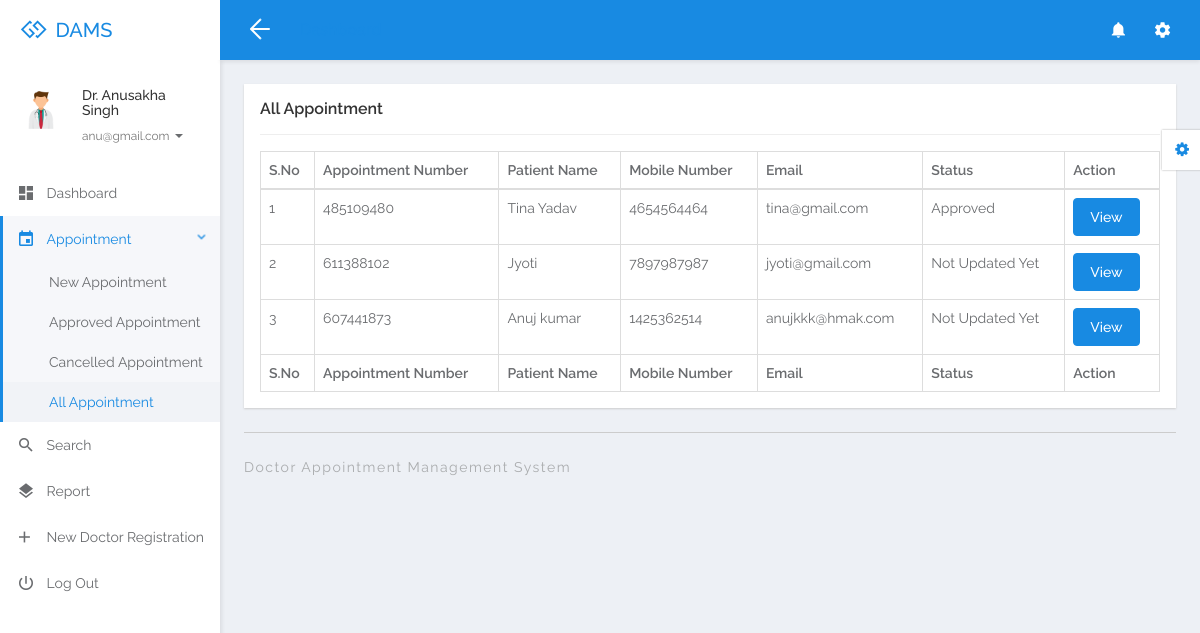
Screenshot of /doctor/all-appointment.php (signed in) with the database file from the repository.
### tables this page shows
CREATE TABLE `tbldoctor` (
  `ID` int(5) NOT NULL,
  `FullName` varchar(250) DEFAULT NULL,
  `MobileNumber` bigint(10) DEFAULT NULL,
  `Email` varchar(250) DEFAULT NULL,
  `Specialization` varchar(250) DEFAULT NULL,
  `Password` varchar(259) DEFAULT NULL,
  `CreationDate` timestamp NULL DEFAULT current_timestamp()
);

CREATE TABLE `tblappointment` (
  `ID` int(10) NOT NULL,
  `AppointmentNumber` int(10) DEFAULT NULL,
  `Name` varchar(250) DEFAULT NULL,
  `MobileNumber` bigint(20) DEFAULT NULL,
  `Email` varchar(250) DEFAULT NULL,
  `AppointmentDate` date DEFAULT NULL,
  `AppointmentTime` time DEFAULT NULL,
  `Specialization` varchar(250) DEFAULT NULL,
  `Doctor` int(10) DEFAULT NULL,
  `Message` mediumtext DEFAULT NULL,
  `ApplyDate` timestamp NULL DEFAULT current_timestamp(),
  `Remark` varchar(250) DEFAULT NULL,
  `Status` varchar(250) DEFAULT NULL,
  `UpdationDate` timestamp NULL DEFAULT NULL ON UPDATE current_timestamp()
);

### doctor/all-appointment.php (the view, shortened to what this page needs)
<?php
include('includes/dbconnection.php');
if (strlen($_SESSION['damsid']==0)) {
  header('location:logout.php');
  } else{
  ?>
<!DOCTYPE html>
<html lang="en">
<head>
	<link rel="stylesheet" href="libs/bower/font-awesome/css/font-awesome.min.css">
	<link rel="stylesheet" href="libs/bower/material-design-iconic-font/dist/css/material-design-iconic-font.css">
	<link rel="stylesheet" href="libs/bower/animate.css/animate.min.css">
	<link rel="stylesheet" href="libs/bower/fullcalendar/dist/fullcalendar.min.css">
	<link rel="stylesheet" href="libs/bower/perfect-scrollbar/css/perfect-scrollbar.css">
	<link rel="stylesheet" href="assets/css/bootstrap.css">
	<link rel="stylesheet" href="assets/css/core.css">
	<link rel="stylesheet" href="assets/css/app.css">
</head>
<body class="menubar-left menubar-unfold menubar-light theme-primary">
<?php include_once('includes/header.php');?>
<?php include_once('includes/sidebar.php');?>
<main id="app-main" class="app-main">
  <div class="wrap">
	<section class="app-content">
		<div class="row">
			<div class="col-md-12">
				<div class="widget">
					<header class="widget-header">
						<h4 class="widget-title">All Appointment</h4>
					</header>
					<hr class="widget-separator">
					<div class="widget-body">
						<div class="table-responsive">
							<table class="table table-bordered table-hover js-basic-example dataTable table-custom">
								<thead>
									<tr>
										<th>S.No</th>
										<th>Appointment Number</th>
										<th>Patient Name</th>
										<th>Mobile Number</th>
										<th>Email</th>
									<th>Status</th>
										<th>Action</th>
									</tr>
								</thead>
								<tbody>
                  <?php
              $docid=$_SESSION['damsid'];
$sql="SELECT * from  tblappointment where Doctor=:docid";
$query = $dbh -> prepare($sql);
$query-> bindParam(':docid', $docid, PDO::PARAM_STR);
$query->execute();
$results=$query->fetchAll(PDO::FETCH_OBJ);
$cnt=1;
if($query->rowCount() > 0)
{
foreach($results as $row)
{               ?>
									<tr>
										<td><?php echo htmlentities($cnt);?></td>
										<td><?php  echo htmlentities($row->AppointmentNumber);?></td>
										<td><?php  echo htmlentities($row->Name);?></td>
										<td><?php  echo htmlentities($row->MobileNumber);?></td>
										<td><?php  echo htmlentities($row->Email);?></td>
                                        <?php if($row->Status==""){ ?>
                     <td><?php echo "Not Updated Yet"; ?></td>
<?php } else { ?>                  <td><?php  echo htmlentities($row->Status);?>
                  </td>
                  <?php } ?>
										<td><a href="view-appointment-detail.php?editid=<?php echo htmlentities ($row->ID);?>&&aptid=<?php echo htmlentities ($row->AppointmentNumber);?>" class="btn btn-primary">View</a></td>
									</tr>
								 <?php $cnt=$cnt+1;}} ?>
								</tbody>
                  <tfoot>
                  <tr>
                  <th>S.No</th>
										<th>Appointment Number</th>
										<th>Patient Name</th>
										<th>Mobile Number</th>
										<th>Email</th>
										<th>Status</th>
										<th>Action</th>
                  </tr>
                </tfoot>
							</table>
						</div>
					</div>
				</div>
			</div>
		</div>
	</section>
</div>
  <?php include_once('includes/footer.php');?>
</main>
<?php include_once('includes/customizer.php');?>
</body>
</html>
<?php }  ?>

### doctor/includes/sidebar.php (shortened to what this page needs)
<aside id="menubar" class="menubar light">
  <div class="app-user">
    <div class="media">
      <div class="media-left">
        <div class="avatar avatar-md avatar-circle">
          <a href="javascript:void(0)"><img class="img-responsive" src="assets/images/doc-ava.png" alt="avatar"/></a>
        </div>
      </div>
      <div class="media-body">
        <div class="foldable">
          <?php
$eid=$_SESSION['damsid'];
$sql="SELECT FullName,Email from  tbldoctor where ID=:eid";
$query = $dbh -> prepare($sql);
$query->bindParam(':eid',$eid,PDO::PARAM_STR);
$query->execute();
$results=$query->fetchAll(PDO::FETCH_OBJ);
foreach($results as $row)
{
$email=$row->Email;
$fname=$row->FullName;
}   ?>
          <h5><a href="javascript:void(0)" class="username"><?php  echo $fname ;?></a></h5>
          <ul>
            <li class="dropdown">
              <a href="javascript:void(0)" class="dropdown-toggle usertitle" data-toggle="dropdown" aria-haspopup="true" aria-expanded="false">
                <small><?php  echo $email;?></small>
                <span class="caret"></span>
              </a>
            </li>
          </ul>
        </div>
      </div>
    </div>
  </div>
  <div class="menubar-scroll">
    <div class="menubar-scroll-inner">
      <ul class="app-menu">
        <li class="has-submenu">
          <a href="dashboard.php">
            <i class="menu-icon zmdi zmdi-view-dashboard zmdi-hc-lg"></i>
            <span class="menu-text">Dashboard</span>
          </a>
        </li>
       <li class="has-submenu">
          <a href="javascript:void(0)" class="submenu-toggle">
            <i class="menu-icon zmdi zmdi-calendar zmdi-hc-lg"></i>
            <span class="menu-text">Appointment</span>
            <i class="menu-caret zmdi zmdi-hc-sm zmdi-chevron-right"></i>
          </a>
          <ul class="submenu">
            <li><a href="new-appointment.php"><span class="menu-text">New Appointment</span></a></li>
            <li><a href="approved-appointment.php"><span class="menu-text">Approved Appointment</span></a></li>
            <li><a href="cancelled-appointment.php"><span class="menu-text">Cancelled Appointment</span></a></li>
            <li><a href="all-appointment.php"><span class="menu-text">All Appointment</span></a></li>
          </ul>
        </li>
        <li>
          <a href="search.php">
            <i class="menu-icon zmdi zmdi-search zmdi-hc-lg"></i>
            <span class="menu-text">Search</span>
          </a>
        </li>
        <li>
          <a href="appointment-bwdates.php">
            <i class="menu-icon zmdi zmdi-layers zmdi-hc-lg"></i>
            <span class="menu-text">Report</span>
          </a>
        </li>
        <li>
        <a href="signup.php" target="_blank">
          <i class="menu-icon zmdi zmdi-plus zmdi-hc-lg"></i>
            <span class="menu-text">New Doctor Registration</span>
          </a>
        </li>
        <li>
        <a href="logout.php">
          <i class="menu-icon zmdi zmdi-power-off zmdi-hc-lg"></i>
            <span class="menu-text">Log Out</span>
          </a>
        </li>
      </ul>
    </div>
  </div>
</aside>

### rows the page displays
tbldoctor: FullName "Dr. Anusakha Singh", Email "anu@gmail.com"
tblappointment: AppointmentNumber "485109480", Name "Tina Yadav", MobileNumber "4654564464", Email "tina@gmail.com", Status "Approved"
tblappointment: AppointmentNumber "611388102", Name "Jyoti", MobileNumber "7897987987", Email "jyoti@gmail.com", shows "Not Updated Yet"
tblappointment: AppointmentNumber "607441873", Name "Anuj kumar", MobileNumber "1425362514", Email "anujkkk@hmak.com", shows "Not Updated Yet"
